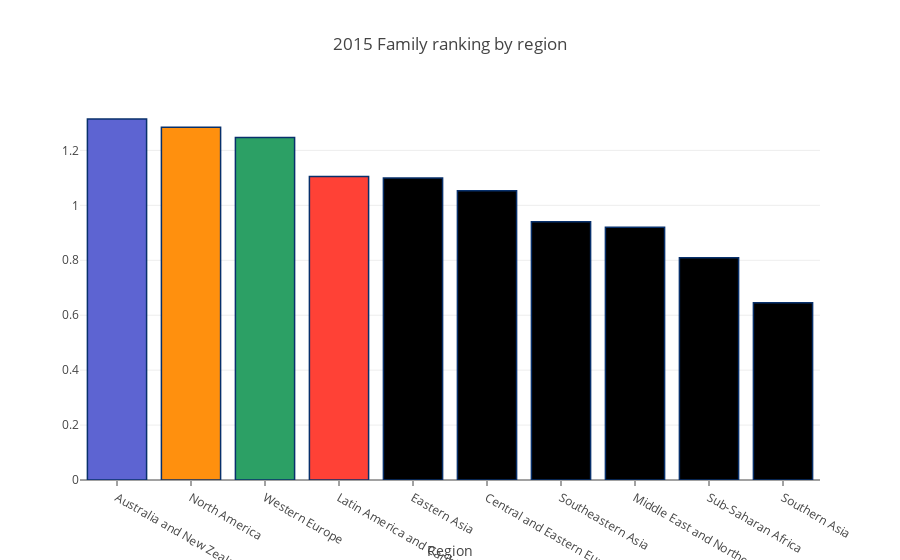

Notebook code for this chart:
### Markdown cell above
## Family ranking by region

### Code cell
region_mean = data2015.groupby(['region'])['family'].mean()
region_mean.sort_values(ascending=False, inplace=True)

# Bar Chart
trace1 = go.Bar(
    x=region_mean.index,
    y=region_mean.values,
    marker=dict(
        color=['rgb(93, 100, 210)', 'rgb(255, 144, 14)',
               'rgb(44, 160, 101)', 'rgb(255, 65, 54)'],
        line=dict(
            color='rgb(8,48,107)',
            width=1.5,
        )
    ),
)

data = [trace1]
layout = go.Layout(
    barmode='stack'
)
layout = dict(title = '2015 Family ranking by region',
              xaxis= dict(title= 'Region',ticklen= 5,zeroline= False)
             )
fig = go.Figure(data=data, layout=layout)
iplot(fig)

### Figure 1 — Plotly figure (JSON) as saved in the notebook; plotly's stock layout.template omitted (floating-point values rounded to 4 significant figures)
{"data": [{"marker": {"color": ["rgb(93, 100, 210)", "rgb(255, 144, 14)", "rgb(44, 160, 101)", "rgb(255, 65, 54)"], "line": {"color": "rgb(8,48,107)", "width": 1.5}}, "x": ["Australia and New Zealand", "North America", "Western Europe", "Latin America and Caribbean", "Eastern Asia", "Central and Eastern Europe", "Southeastern Asia", "Middle East and Northern Africa", "Sub-Saharan Africa", "Southern Asia"], "y": [1.314, 1.285, 1.247, 1.105, 1.099, 1.053, 0.9405, 0.9205, 0.8091, 0.6453], "type": "bar", "uid": "4ff19025-f79c-4d4d-9c39-52d2ec4cffeb"}], "layout": {"title": "2015 Family ranking by region", "xaxis": {"ticklen": 5, "title": "Region", "zeroline": false}}}
